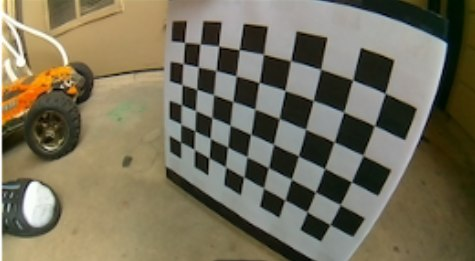
#> input picture images/1.jpg, 475 x 261 px; its folder holds 5 pictures in this run
$ python calibration_fisheye.py   (older library calls are emulated)
#> lines starting #> are read from the running program, lines starting #| are printed output that depends on the picture; after the words box and inside, x2 and y2 are one past the last pixel; in counts of white or black regions, pixels touching at a corner belong together
#!/usr/bin/env python

import cv2
import numpy as np
import os
import glob
import math

CHECKERBOARD = (6, 9)
criteria = (cv2.TERM_CRITERIA_EPS + cv2.TERM_CRITERIA_MAX_ITER, 30, 0.001)
calibration_flags = cv2.fisheye.CALIB_RECOMPUTE_EXTRINSIC+cv2.fisheye.CALIB_CHECK_COND+cv2.fisheye.CALIB_FIX_SKEW


objpoints = []
imgpoints = []
_img_shape = None


objp = np.zeros((1, CHECKERBOARD[0] * CHECKERBOARD[1], 3), np.float32)
objp[0,:,:2] = np.mgrid[0:CHECKERBOARD[0], 0:CHECKERBOARD[1]].T.reshape(-1, 2)
prev_img_shape = None


images = glob.glob('images/*.jpg')
for fname in images:
    img = cv2.imread(fname)
#> img is the input picture: shape (261, 475, 3); mean B, G, R 90.3, 111.4, 117.8
    img = cv2.resize(img, (400,300))
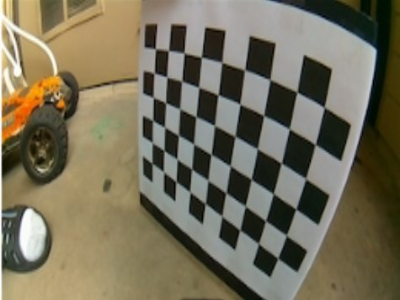
#> img: shape (300, 400, 3); mean B, G, R 90.2, 111.3, 117.7
    if _img_shape == None:
        _img_shape = img.shape[:2]
    else:
        assert _img_shape == img.shape[:2], "All images must share the same size."

    gray = cv2.cvtColor(img,cv2.COLOR_BGR2GRAY)
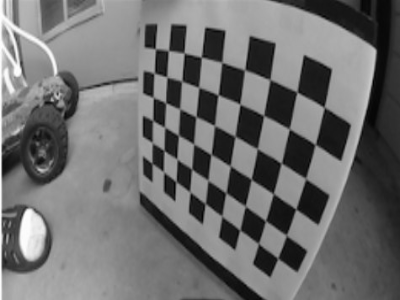
#> gray: shape (300, 400); min 3, max 254, mean 110.8

    ret, corners = cv2.findChessboardCorners(gray, CHECKERBOARD, cv2.CALIB_CB_ADAPTIVE_THRESH + cv2.CALIB_CB_FAST_CHECK + cv2.CALIB_CB_NORMALIZE_IMAGE)
#> ret = True; corners = 54 rows, first 8: [151.3, 162.6], [151.6, 143.1], [153, 120.4], [152.9, 98.32], [154, 73.19], [155.2, 48.9], [163.4, 171.7], [164.5, 151.4]

    if ret == True:
        objpoints.append(objp)
        corners2 = cv2.cornerSubPix(gray, corners, (11,11),(-1,-1), criteria)
#> corners2 = 54 rows, first 8: [147.8, 160.3], [159.2, 147], [148.7, 118], [152.1, 97.29], [152, 72], [154.1, 48.88], [158.7, 169.6], [159.2, 147]
        imgpoints.append(corners2)
        img = cv2.drawChessboardCorners(img, CHECKERBOARD, corners2, ret)
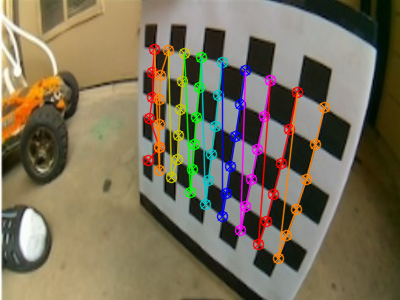
#> img: shape (300, 400, 3); 9.01% of pixels changed, all inside (x1, y1, x2, y2) = (142, 43, 331, 265)

    cv2.imshow('img',img)
    cv2.waitKey(0)
#> pass 2 of the loop `for fname in images:`:
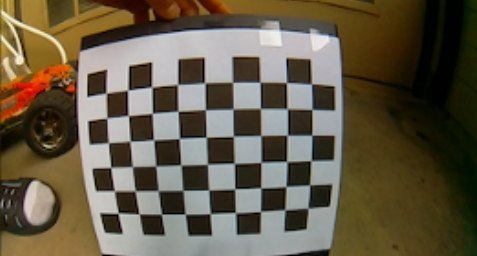
#> input picture images/2.jpg, 477 x 256 px
#> img is the input picture: shape (256, 477, 3); mean B, G, R 71.6, 90.7, 100.7
#> `gray = cv2.cvtColor(img,cv2.COLOR_BGR2GRAY)`:
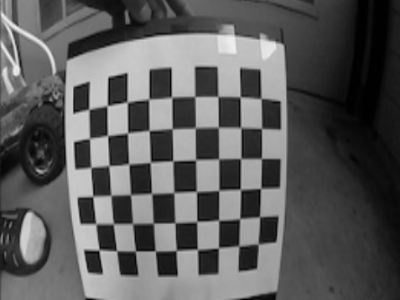
#> gray: shape (300, 400); min 0, max 244, mean 91.4
#> corners = 54 rows, first 8: [98.91, 250], [96.02, 223.9], [92.73, 196.5], [90.95, 167.4], [89.45, 138.5], [88.93, 109.3], [116.6, 250.8], [113.4, 223.5]
#> corners2 = 54 rows, first 8: [98.96, 249.9], [95.72, 223.8], [92.71, 196.3], [90.69, 167.4], [89.55, 138.3], [88.8, 109.2], [116.7, 250.9], [113.2, 223.7]
#> `img = cv2.drawChessboardCorners(img, CHECKERBOARD, corners2, ret)`:
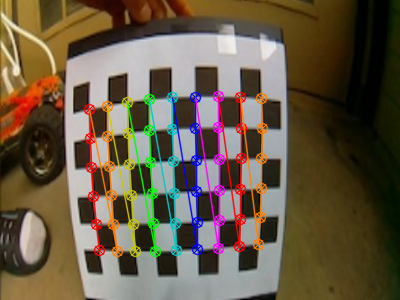
#> img: shape (300, 400, 3); mean B, G, R 70.3, 90.3, 103.1
#> pass 3 of the loop `for fname in images:`:
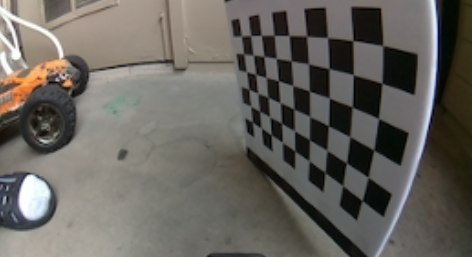
#> input picture images/3.jpg, 472 x 257 px
#> img is the input picture: shape (257, 472, 3); mean B, G, R 94.6, 100.3, 103.9
#> `img = cv2.resize(img, (400,300))`:
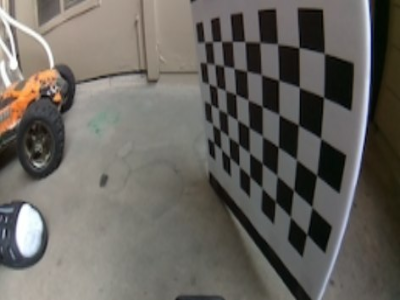
#> img: shape (300, 400, 3); mean B, G, R 94.5, 100.2, 103.8
#> `gray = cv2.cvtColor(img,cv2.COLOR_BGR2GRAY)`:
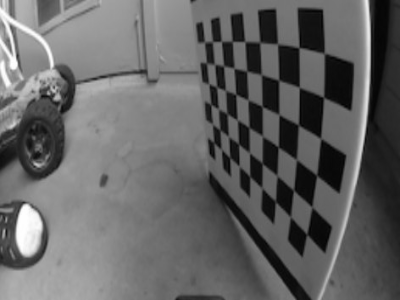
#> gray: shape (300, 400); min 2, max 255, mean 100.6
#> ret = False; corners = None
#> the loop made 4 passes; the first 3 are shown

cv2.destroyAllWindows()
h,w = img.shape[:2]
#> h = 300; w = 400


N_OK = len(objpoints)
K = np.zeros((3, 3))
D = np.zeros((4, 1))
rvecs = [np.zeros((1, 1, 3), dtype=np.float64) for i in range(N_OK)]
#> rvecs = [[[0, 0, 0]], [[0, 0, 0]]]
tvecs = [np.zeros((1, 1, 3), dtype=np.float64) for i in range(N_OK)]
#> tvecs = [[[0, 0, 0]], [[0, 0, 0]]]
rms, _, _, _, _ = \
    cv2.fisheye.calibrate(
        objpoints,
        imgpoints,
        gray.shape[::-1],
        K,
        D,
        rvecs,
        tvecs,
        calibration_flags,
        (cv2.TERM_CRITERIA_EPS+cv2.TERM_CRITERIA_MAX_ITER, 30, 1e-6)
    )
print("Found " + str(N_OK) + " valid images for calibration")
print("DIM=" + str(_img_shape[::-1]))
#| DIM=(400, 300)
print("K=np.array(" + str(K.tolist()) + ")")
print("D=np.array(" + str(D.tolist()) + ")")

DIM=_img_shape[::-1]
#> DIM = (400, 300)
balance=1
dim2=None
dim3=None

img = cv2.imread('images/noise.jpeg')
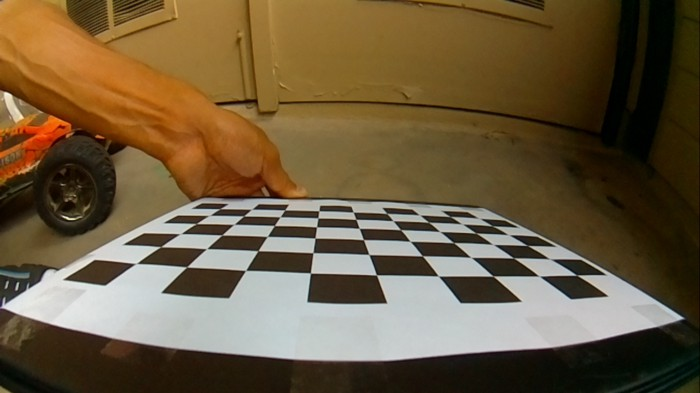
#> input picture images/noise.jpeg, 700 x 393 px
#> img is the input picture: shape (393, 700, 3); mean B, G, R 63.1, 90.8, 108.5
img = cv2.resize(img, (400,300))
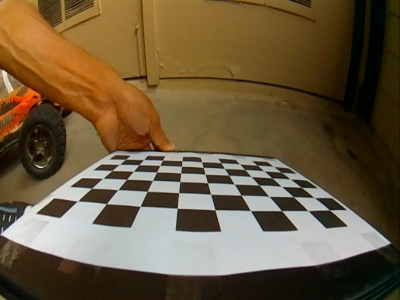
#> img: shape (300, 400, 3); mean B, G, R 63, 90.7, 108.4
cv2.imshow('img before undistorting',img)
print(img.shape)
#| (300, 400, 3)
dim1 = img.shape[:2][::-1]  #dim1 is the dimension of input image to un-distort
assert dim1[0]/dim1[1] == DIM[0]/DIM[1], "Image to undistort needs to have same aspect ratio as the ones used in calibration"
if not dim2:
    dim2 = dim1
if not dim3:
    dim3 = dim1
scaled_K = K * dim1[0] / DIM[0]  # The values of K is to scale with image dimension.
scaled_K[2][2] = 1.0  # Except that K[2][2] is always 1.0
    # This is how scaled_K, dim2 and balance are used to determine the final K used to un-distort image. OpenCV document failed to make this clear!
new_K = cv2.fisheye.estimateNewCameraMatrixForUndistortRectify(scaled_K, D, dim2, np.eye(3), balance=balance)
map1, map2 = cv2.fisheye.initUndistortRectifyMap(scaled_K, D, np.eye(3), new_K, dim3, cv2.CV_16SC2)
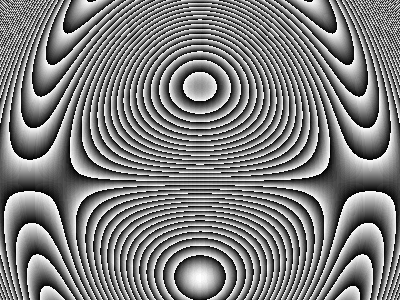
#> map2: shape (300, 400) uint16; min 0, max 1023, mean 510.4; drawn with min black and max white
undistorted_img = cv2.remap(img, map1, map2, interpolation=cv2.INTER_LINEAR, borderMode=cv2.BORDER_CONSTANT)
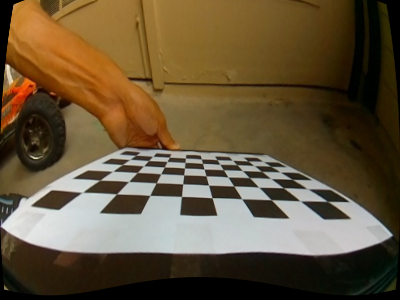
#> undistorted_img: shape (300, 400, 3); mean B, G, R 58.7, 85.1, 102.1
cv2.imshow('undistorted_img',undistorted_img)

cv2.waitKey(0)
cv2.destroyAllWindows()
